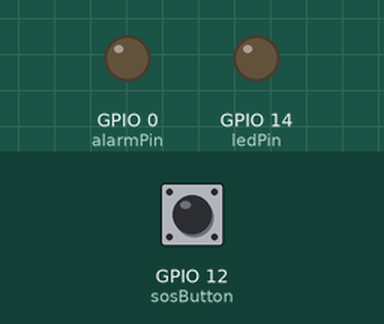
Recording of a sketch running on a simulated ESP8266 (NodeMCU). Parts: output pins drawn as LEDs (lit = HIGH). Inputs (shaded band) come from the test bench; at power-on: GPIO 12 (sosButton) LOW. What the sketch prints to the serial monitor is not drawn.

Above: at 1.7 s.
1.8 s: GPIO 12 (sosButton) pulled HIGH for 0.15 s
At 2.7 s:
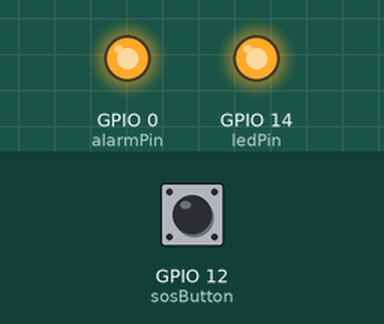
3.4 s: GPIO 12 (sosButton) pulled HIGH for 3.2 s
At 5.6 s:
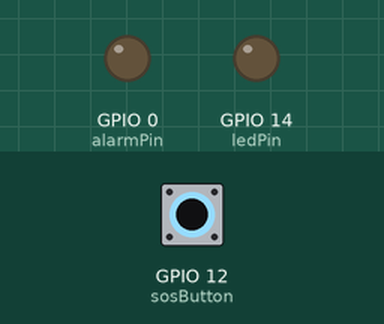
8.1 s: GPIO 12 (sosButton) pulled HIGH for 1 s
At 8.7 s:
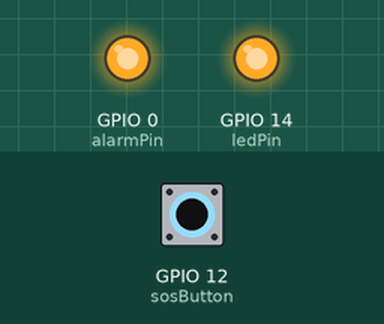
Timing chart, 0 to 11.1 s (numbered marks = the images above; inputs shaded):
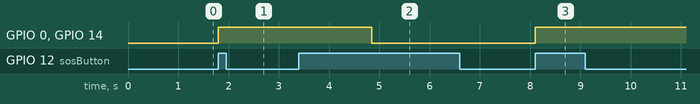

The sketch:

AlarmUnitV2.ino
```cpp
#include <RCSwitch.h>

RCSwitch mySwitch = RCSwitch();


#define alarmPin 0 //D3
#define dataIn 2 //D4  ONBOARD LED
#define ledPin 14//D5
#define sosButton 12//D6
//const byte sosButton = 12;//D6
volatile byte interruptCounter = 0;

int msgCounter=0;


// Holds the current button state.
volatile int state;
bool isPRESSED = false;

// Holds the last time debounce was evaluated (in millis).
volatile long lastDebounceTime = 0;

// The delay threshold for debounce checking.
const int debounceDelay = 30;

// pin is 2.
const int   buttonInput = 12;

//for long press detection
unsigned long counter = 0;


// Gets called by the interrupt.
void   ICACHE_RAM_ATTR   ISR() {
  // Get the pin reading.
  int reading = digitalRead(buttonInput);

  // Ignore dupe readings.
  if(reading == state) return;

  boolean debounce = false;

  // Check to see if the change is within a debounce delay threshold.
  if((millis() - lastDebounceTime) <= debounceDelay) {
    debounce = true;
  }

  // This update to the last debounce check is necessary regardless of debounce state.
  lastDebounceTime = millis();

  // Ignore reads within a debounce delay threshold.
  if(debounce) return;

  // All is good, persist the reading as the state.
  state = reading;
  isPRESSED = state;// if TRUE(HIGH),  then start counting after resetting counter
  counter = 0;

  if(state){//if button pin is read high
//    digitalWrite(alarmPin, HIGH);
    setAlarmON();
  }

//  else{counter=0;}//reset the counter when the button is released, it is dangerous cause if button press release is missed, it will never reset, overflow happens, wdt reset happens
//so reset the counter somewhere else where it is guaranteed such as in ISR

  // Work with the value now.
//  Serial.println("button: " + String(reading));

}//ISR ENDS


void setup() {
  pinMode(alarmPin, OUTPUT);
  pinMode(ledPin, OUTPUT);
  pinMode(sosButton, INPUT);
//  pinMode(sosButton, INPUT_PULLUP);
//  attachInterrupt(digitalPinToInterrupt(sosButton), ISR, CHANGE);
  attachInterrupt(buttonInput, ISR,  CHANGE);
  Serial.begin(115200);
  Serial.println("RX READY");
  delay(500);
  mySwitch.enableReceive(dataIn);  // Receiver on interrupt 0 => that is pin #2
}

void loop() {


    while(isPRESSED){

      counter++;

      Serial.println(counter);
      if(counter > 3000){
        yield();
        setAlarmOFF();
        counter = 0;
      }
    }


  if (mySwitch.available()) {

    Serial.print("Received ");

    unsigned long data = mySwitch.getReceivedValue();

    Serial.print( data );
    Serial.print(" / ");
    Serial.print( mySwitch.getReceivedBitlength() );
    Serial.print("bit ");
    Serial.print("Protocol: ");
    Serial.println( mySwitch.getReceivedProtocol() );


    msgCounter++;
    Serial.println(msgCounter);
    if(msgCounter >= 4){
        if(data == 5555){
          Serial.println("Matched");
          setAlarmON();
        }
        else{
          Serial.println("Didn't match");
        }

        msgCounter = 0;
    }
    mySwitch.resetAvailable();
  }

}//LOOP ENDS


void setAlarmON(){
  Serial.println("Alarming...");
  digitalWrite(alarmPin, HIGH);
  digitalWrite(ledPin, HIGH);
}

void setAlarmOFF(){
  Serial.println("Alarm OFF");
  digitalWrite(alarmPin, LOW);
  digitalWrite(ledPin, LOW);
}
```

Measured:
- after the input at 1.8 s, GPIO 0 (alarmPin), GPIO 14 (ledPin): LOW → HIGH at once
- after the input at 3.4 s, GPIO 0 (alarmPin), GPIO 14 (ledPin): HIGH → LOW after 1.4 s
- after the input at 8.1 s, GPIO 0 (alarmPin), GPIO 14 (ledPin): LOW → HIGH at once
